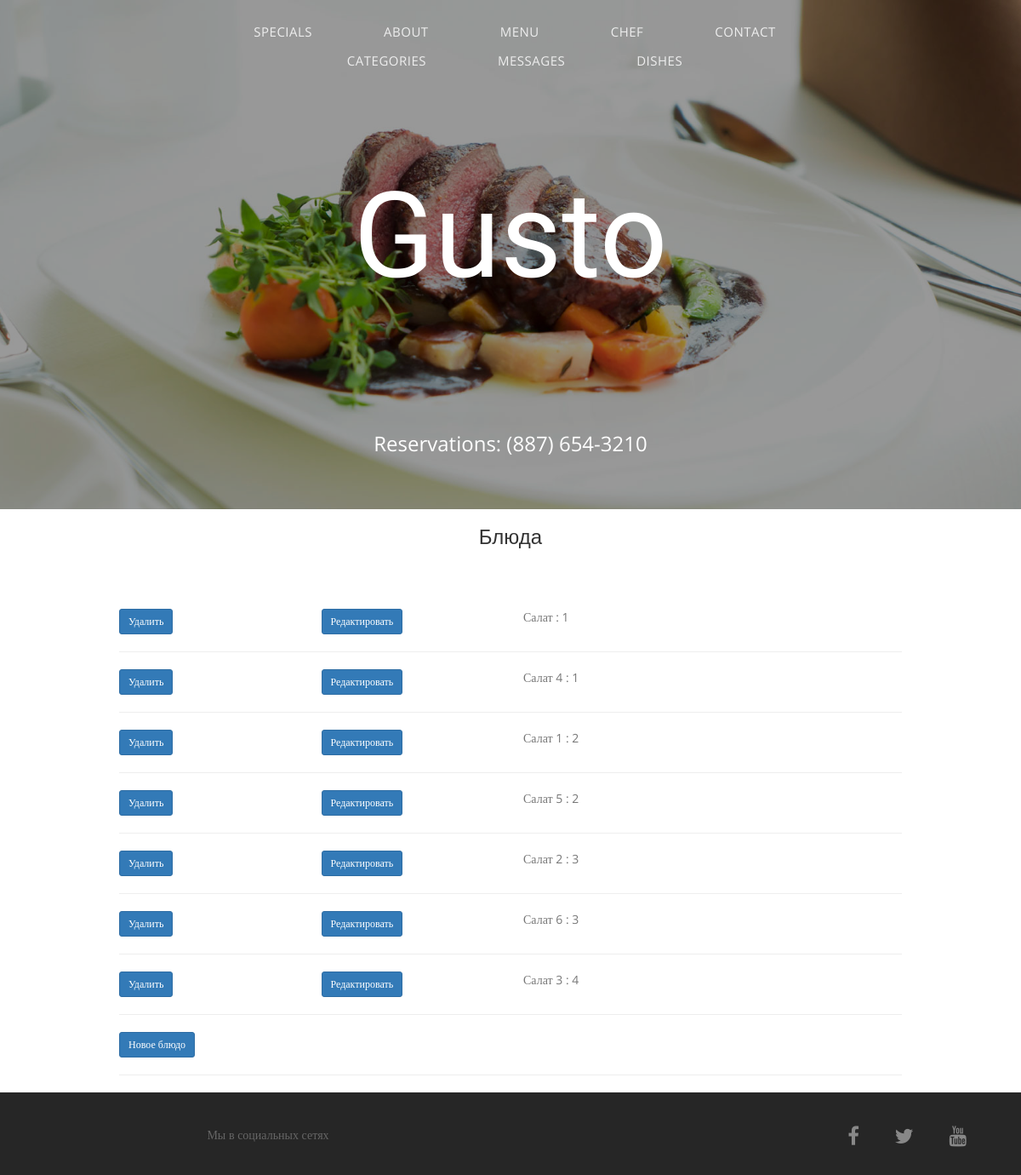
Screenshot of /admin-panel/dishes/ (signed in) with the database file from the repository.
### main_gusto/models.py (models this page shows, shortened)
class Dish(models.Model):
    def get_file_name(self, filename):
        ext = filename.strip().split('.')[-1]
        filename = f'{uuid4()}.{ext}'
        return path.join('media/images/dishes', filename)
    title = models.CharField(max_length=25, unique=True)
    photo = models.ImageField(upload_to=get_file_name)
    dish_order = models.IntegerField()
    is_visible = models.BooleanField(default=True)
    price = models.DecimalField(max_digits=6, decimal_places=2)
    desc = models.CharField(max_length=150, unique=True)
    category = models.ForeignKey(Category, on_delete=models.CASCADE)

### admin_gusto/views.py (the view)
# urls.py: path('dishes/', list_of_dishes, name='list_of_dishes'),
@login_required(login_url='/login/')
@user_passes_test(is_member)
def list_of_dishes(request):
    items = Dish.objects.all().order_by('dish_order')
    return render(request, 'dishes.html', context={'items': items})

### admin_gusto/views.py (called while the page is built)
def is_member(user):
    return user.groups.filter(name='manager').exists() or \
           user.is_staff

### admin_gusto/templates/dishes.html
{% extends 'base.html' %}
{% block content %}
    <div class="container">
        <div class="section-title text-center">
            <h3>Блюда</h3>
        </div>
        <div class="col-md-10 col-md-offset-1">
            {% for item in items %}
                <div class="row">
                    <div class="col-md-3">
                        <a href='{% url "dish_delete" pk=item.pk%}'>
                            <button type="button" class="btn btn-primary btn-sm">Удалить</button>
                        </a>
                    </div>
                    <div class="col-md-3">
                        <a href='{% url "dish_update" pk=item.pk%}'>
                            <button type="button" class="btn btn-primary btn-sm">Редактировать</button>
                        </a>
                    </div>
                    <div class="col-md-3">{{ item.title }} : {{ item.dish_order }}</div>
                </div>
            <hr/>
            {% endfor %}
            <div class="row">
                <div class='col-md-6 centered'>
                    <a href='{% url "dish_add" %}'>
                        <button type="button" class="btn btn-primary btn-sm">
                            Новое блюдо
                        </button>
                    </a>
                </div>
            </div>
            <hr/>
        </div>
    </div>
{% endblock %}

### static/css/style.css (style rules this page uses)
body, html { font-family: 'Open Sans', serif; text-rendering: optimizeLegibility !important; -webkit-font-smoothing: antialiased !important; color: #777; font-weight: 400; width: 100% !important; height: 100% !important; }
h1, h2, h3, h4 { font-family: 'Raleway', sans-serif; }
h3 { font-size: 24px; font-weight: 400; color: #333; }
a { color: #8eb640; }
.section-title { margin-bottom: 70px; }

### rows the page displays
Dish: title "Салат", dish_order "1"
Dish: title "Салат 4", dish_order "1"
Dish: title "Салат 1", dish_order "2"
Dish: title "Салат 5", dish_order "2"
Dish: title "Салат 2", dish_order "3"
Dish: title "Салат 6", dish_order "3"
Dish: title "Салат 3", dish_order "4"
